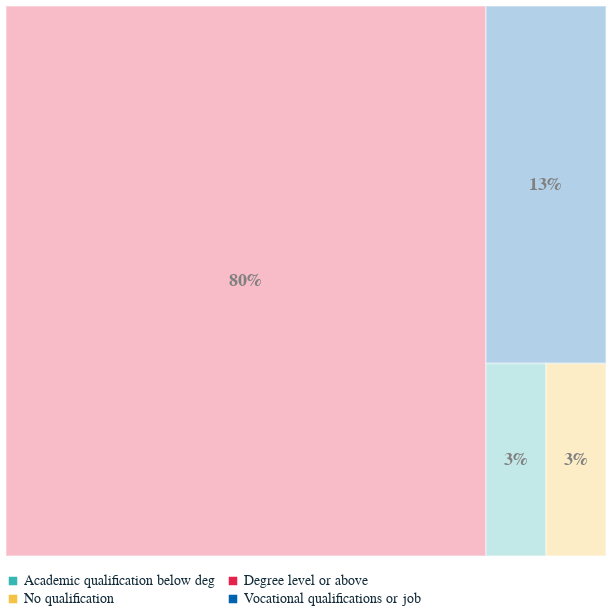

This figure's notebook cell:
### Code cell
# Create rectangles
rect = alt.Chart(fig2).mark_rect(stroke='white', strokeWidth=2).encode(
    x=alt.X('x:Q', scale=alt.Scale(domain=[0, 1]), axis=None),
    x2='x2:Q',
    y=alt.Y('y:Q', axis=None),
    y2='y2:Q',
    color=alt.Color('Educational level:N', 
                    legend=alt.Legend(orient='bottom', columns=2, labelLimit=400, labelFontSize=14, titleFontSize=16)),
    tooltip=[
        alt.Tooltip('Educational level:N', title='Level'),
        alt.Tooltip('Percentage:Q', title='Percentage (%)')
    ]
)

# Add text labels
text = alt.Chart(fig2).mark_text(
    baseline='middle',
    align='center',
    color='gray',
    fontWeight='bold',
    fontSize=18,
    dx=-1
).encode(
    x=alt.X('xc:Q'),
    y=alt.Y('yc:Q'),
    text=alt.Text('Percentage:Q', format='.0%'),
)

# Combine
chart2 = (rect + text).properties(
    width=600,
    height=550,
).configure_view(
    strokeWidth=0
)

chart2

### Figure 1 — Vega-Lite specification as saved in the notebook (floating-point values rounded to 4 significant figures)
{"config": {"font": "Circular Std", "text": {"color": "#676A86", "align": "left", "baseline": "middle", "dx": 7, "dy": 0, "fontSize": 11}, "view": {"stroke": null, "continuousWidth": 400, "continuousHeight": 300, "discreteWidth": 400, "discreteHeight": 300, "strokeWidth": 0}, "range": {"category": ["#36B7B4", "#E6224B", "#F4C245", "#0063AF", "#00A767", "#179FDB", "#EB5C2E"], "diverging": ["#E6224B", "#E54753", "#C9C9C9", "#179FDB", "#122B39"], "heatmap": ["#C9C9C9", "#179FDB", "#0063AF", "#122B39"], "ordinal": ["#00A767", "#36B7B4", "#179FDB", "#0063AF", "#243B5A"]}, "bar": {"color": "#179fdb"}, "line": {"color": "#e6224b"}, "rule": {"color": "#676A86"}, "area": {"opacity": 0.3}, "point": {"filled": true, "size": 80, "color": "#e6224b", "opacity": 0.95}, "geoshape": {"stroke": "white", "strokeWidth": 0.3}, "rect": {"fill": "#d6d4d4", "opacity": 0.3}, "axis": {"labelColor": "#676A86", "labelFontSize": 11, "labelFont": "Circular Std", "labelOpacity": 0.7, "tickColor": "#676A86", "tickOpacity": 0.5, "domainColor": "#676A86", "domainOpacity": 0.5, "gridColor": "#676A86", "gridDash": [2, 2], "gridOpacity": 0.5, "title": null, "titleColor": "#676A86", "titleOpacity": 0.8, "tickSize": 4}, "axisXDiscrete": {"grid": false, "labelAngle": 0, "tickCount": 10, "tickOpacity": 0.5, "title": null}, "axisYDiscrete": {"ticks": false, "labelPadding": 5}, "axisXTemporal": {"grid": false, "ticks": true}, "axisXQuantitative": {"grid": true}, "axisYQuantitative": {"gridColor": "#676A86", "gridDash": [1, 5], "gridOpacity": 0.5, "ticks": false, "labelPadding": 5, "tickCount": 8, "titleAngle": 0, "titleAlign": "left", "titleBaseline": "bottom", "titleX": 0, "titleY": -5}, "title": {"color": "#676A86E6", "subtitleColor": "#676A86", "font": "Circular Std", "subtitleFont": "Circular Std", "anchor": "start", "fontSize": 14, "subtitleFontSize": 12, "subtitlePadding": 4, "offset": 0, "frame": "group"}, "legend": {"titleColor": "#122b39", "title": null, "labelColor": "#122b39", "labelFontSize": 11}}, "layer": [{"mark": {"type": "rect", "stroke": "white", "strokeWidth": 2}, "encoding": {"color": {"field": "Educational level", "legend": {"columns": 2, "labelFontSize": 14, "labelLimit": 400, "orient": "bottom", "titleFontSize": 16}, "type": "nominal"}, "tooltip": [{"field": "Educational level", "title": "Level", "type": "nominal"}, {"field": "Percentage", "title": "Percentage (%)", "type": "quantitative"}], "x": {"axis": null, "field": "x", "scale": {"domain": [0, 1]}, "type": "quantitative"}, "x2": {"field": "x2"}, "y": {"axis": null, "field": "y", "type": "quantitative"}, "y2": {"field": "y2"}}}, {"mark": {"type": "text", "align": "center", "baseline": "middle", "color": "gray", "dx": -1, "fontSize": 18, "fontWeight": "bold"}, "encoding": {"text": {"field": "Percentage", "format": ".0%", "type": "quantitative"}, "x": {"field": "xc", "type": "quantitative"}, "y": {"field": "yc", "type": "quantitative"}}}], "data": {"name": "data-28afc393d2368665f35024cdad9a4690"}, "height": 550, "width": 600, "$schema": "https://vega.github.io/schema/vega-lite/v5.20.1.json", "datasets": {"data-28afc393d2368665f35024cdad9a4690": [{"Educational level": "Degree level or above", "Percentage": 0.8, "y": 0.0, "y2": 1.0, "x": 0.0, "x2": 0.8, "xc": 0.4, "yc": 0.5}, {"Educational level": "Vocational qualifications or job", "Percentage": 0.13, "y": 0.35, "y2": 1.0, "x": 0.8, "x2": 1.0, "xc": 0.9, "yc": 0.675}, {"Educational level": "Academic qualification below deg", "Percentage": 0.03, "y": 0.0, "y2": 0.35, "x": 0.8, "x2": 0.9, "xc": 0.85, "yc": 0.175}, {"Educational level": "No qualification ", "Percentage": 0.03, "y": 0.0, "y2": 0.35, "x": 0.9, "x2": 1.0, "xc": 0.95, "yc": 0.175}]}}
